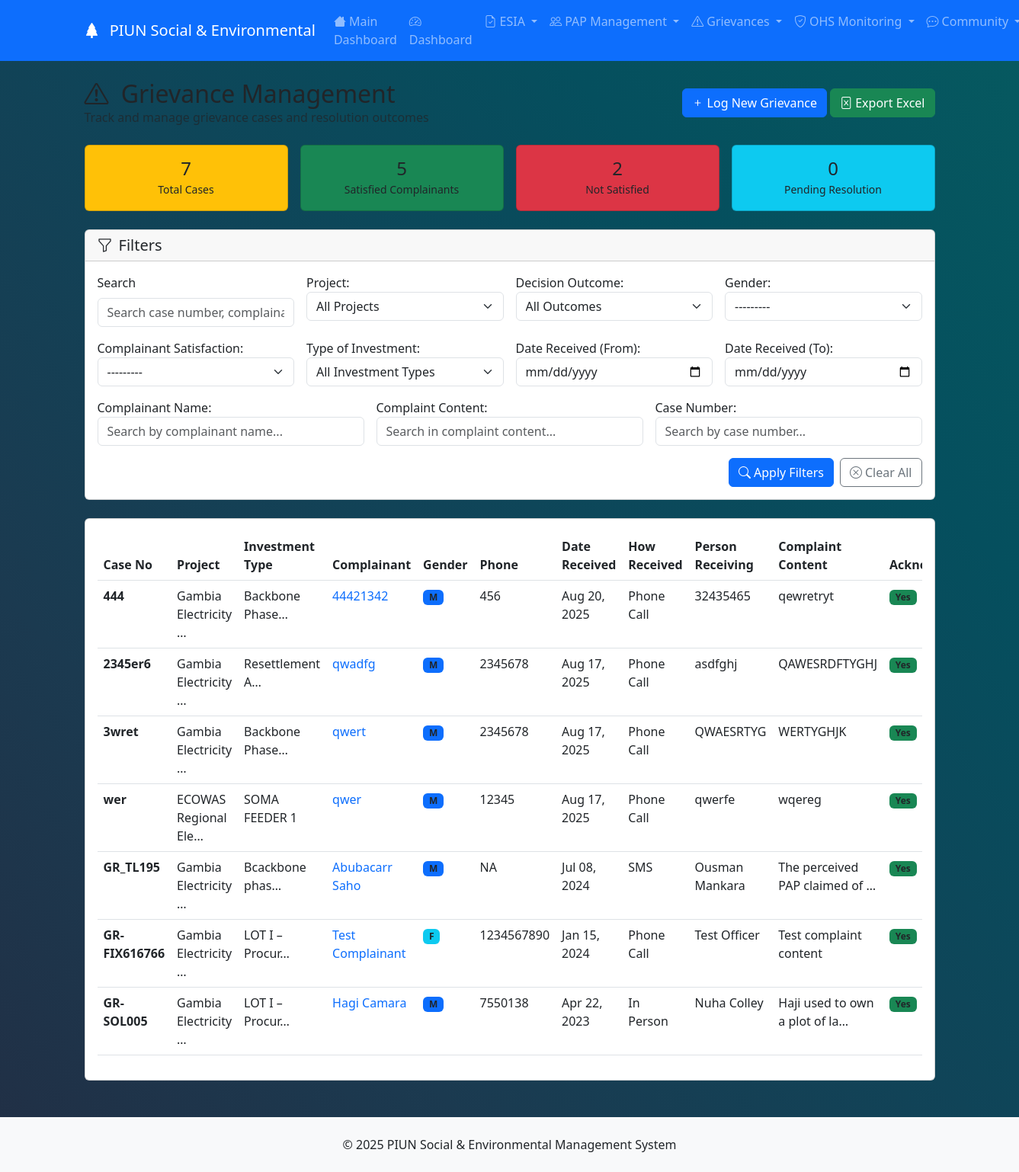
Before: /social_and_env/grievance/ (signed in) with the older database file.
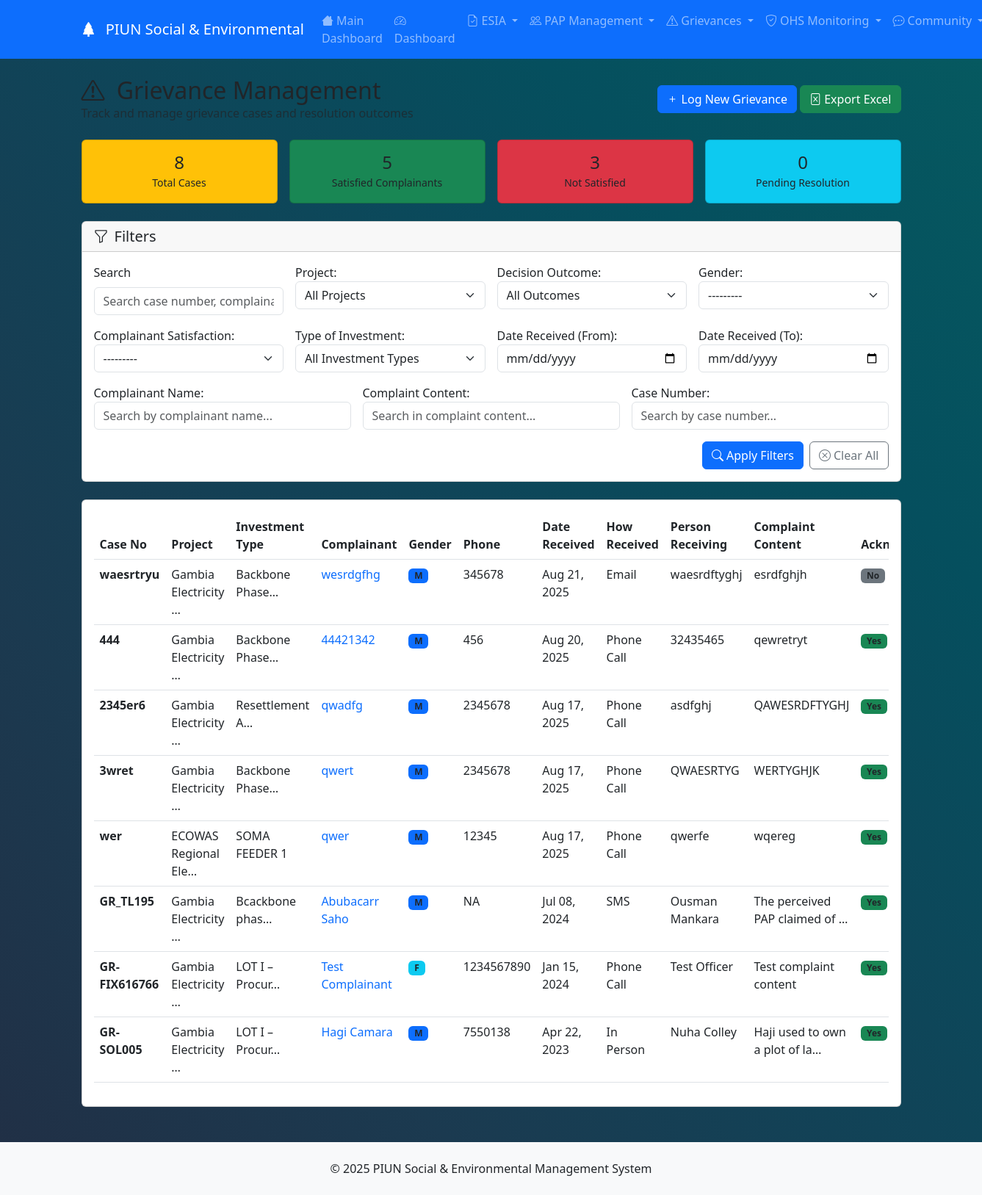
After: the same page with the newer database file.
### social_and_env/models.py (models this page shows, shortened)
class GrievianceMonitoringLog(models.Model):
    YesOrNo = [
        ("Y", "Yes"),
        ("N", "No")
    ]
    Communication_method = [
        ("Call", "Phone Call"),
        ("Email", "Email"),
        ("Letter", "Letter"),
        ("In Person", "In Person"),
        ("SMS", "SMS"),
        ("WhatsApp", "WhatsApp"),
    ]
    project = models.ForeignKey(
        Project,
        on_delete=models.CASCADE,
        db_index=True
    )
    type_of_investment = models.ForeignKey(
        KPI_For_Contract,
        on_delete=models.CASCADE,
        db_index=True
    )
    case_no = models.CharField(primary_key=True, max_length=15)
    sex = models.CharField(
        max_length=1,
        choices=GENDER,
        null=True,
        blank=True,
        db_index=True
    )
    date_claim_recieved = models.DateField(db_index=True)
    name_of_person_receiving_complaint = models.CharField(max_length=150)
    how_complaint_was_received = models.CharField(
        max_length=20,
        choices=Communication_method,
        db_index=True
    )
    name_of_complainant = models.CharField(max_length=150)
    tell_no = models.CharField(max_length=20, help_text="Phone number")
    complaint_content = models.TextField()
    was_recieved_of_complaint_ack = models.CharField(
        max_length=1,
        choices=YesOrNo,
        db_index=True,
        verbose_name="Complaint acknowledgment received"
    )
    expected_decision_date = models.DateField(db_index=True)
    decision_outcome = models.ForeignKey(
        DecisionOutcome,
        on_delete=models.CASCADE,
        db_index=True
    )
    was_decison_communicated_to_complainant = models.CharField(
        max_length=1,
        choices=YesOrNo,
        db_index=True,
        verbose_name="Decision communicated to complainant"
    )
    communication_method = models.CharField(
        max_length=20,
        choices=Communication_method,
        db_index=True
    )
    was_complainant_satisfied_with_decision = models.CharField(
        max_length=1,
        choices=YesOrNo,
        db_index=True,
        verbose_name="Complainant satisfied with decision"
    )
    brief_note_for_NO_answer = models.TextField(
        blank=True,
        verbose_name="Explanation if not satisfied"
    )
    any_follow_up_action = models.TextField(
        verbose_name='Follow-up Actions',
        blank=True
    )
    date_created = models.DateTimeField(auto_now_add=True, db_index=True)
    loginUser = models.ForeignKey(
        settings.AUTH_USER_MODEL,
        on_delete=models.CASCADE,
        db_index=True
    )
    class Meta:
        verbose_name = "Grievance Case"
        verbose_name_plural = "Grievance Cases"
        ordering = ['-date_claim_recieved', '-date_created']
        indexes = [
            models.Index(fields=['project', 'type_of_investment']),
            models.Index(fields=['decision_outcome', 'communication_method']),
            models.Index(fields=['sex', 'how_complaint_was_received']),
            models.Index(fields=['date_claim_recieved', 'expected_decision_date']),
            models.Index(fields=['was_complainant_satisfied_with_decision']),
        ]
    @property
    def days_to_resolution(self):
        from django.utils import timezone
        if self.expected_decision_date:
            delta = self.expected_decision_date - self.date_claim_recieved
            return delta.days
        return None

### PIU_Financial_mgt/models.py (models this page shows, shortened)
class Project(models.Model):
    projectID = models.CharField(max_length = 15, primary_key = True)
    project = models.CharField(max_length = 200, unique=True)
    currency = models.ForeignKey(Currency, on_delete=models.CASCADE, null=True)
    funding = models.DecimalField(max_digits=12, decimal_places = 2)
    donors =models.ManyToManyField(Donor)
    contributors =models.ManyToManyField(Contributors)
    effectiveness_Date = models.DateField(null=True, blank=True)
    closure_Date = models.DateField(null=True, blank=True)
    last_date_of_Disbursement = models.DateField(null=True, blank=True)
    date = models.DateTimeField(auto_now_add=True)
    loginUser = models.ForeignKey(
        settings.AUTH_USER_MODEL,
        on_delete=models.CASCADE
    )
    class Meta:
        verbose_name = ("Project")
        verbose_name_plural= ("Project")
    def __str__(self):
        return str(self.project)

class KPI_For_Contract(models.Model):
    project = models.ForeignKey('Project', on_delete=models.CASCADE, verbose_name='project')
    type_of_investment = models.TextField()
    Kpi_description = models.TextField()
    monitoring_Type_Code = models.CharField(max_length=15, primary_key=True)
    monitoring_type = models.ForeignKey(Type_of_Monitoring, on_delete=models.CASCADE)
    date = models.DateTimeField(auto_now_add=True)
    loginUser = models.ForeignKey(
        settings.AUTH_USER_MODEL,
        on_delete=models.CASCADE,
    )
    class Meta:
        verbose_name = ("KPIs")
        verbose_name_plural= ("KPIs")
        db_table = 'PIU_Financial_mgt_kpi_for_contract'
    def __str__(self):
        return str(self.type_of_investment)

### social_and_env/views.py (the view)
# urls.py: path('grievance/', views.grievance_list, name='grievance_list'),
@login_required
def grievance_list(request):
    from django.core.paginator import Paginator
    try:
        grievance_filter = GrievianceMonitoringLogFilter(
            request.GET,
            queryset=GrievianceMonitoringLog.objects.select_related(
                'project', 'type_of_investment', 'decision_outcome',
                'loginUser').order_by('-date_claim_recieved'))
        grievances = grievance_filter.qs
        search_query = request.GET.get('search', '')
        if search_query:
            grievances = grievances.filter(
                Q(case_no__icontains=search_query)
                | Q(name_of_complainant__icontains=search_query)
                | Q(complaint_content__icontains=search_query)
                | Q(project__project__icontains=search_query))
        page_size = request.GET.get('page_size', 15)
        try:
            page_size = int(page_size)
            if page_size not in [10, 15, 25, 50, 100]:
                page_size = 15
        except (ValueError, TypeError):
            page_size = 15
        paginator = Paginator(grievances, page_size)
        page_number = request.GET.get('page')
        page_obj = paginator.get_page(page_number)
        total_cases = grievances.count()
        satisfied = grievances.filter(
            was_complainant_satisfied_with_decision='Y').count()
        not_satisfied = grievances.filter(
            was_complainant_satisfied_with_decision='N').count()
        pending = grievances.filter(
            was_complainant_satisfied_with_decision__isnull=True).count()
        stats = {
            'total_cases': total_cases,
            'satisfied': satisfied,
            'not_satisfied': not_satisfied,
            'pending': pending,
            'male_complainants': grievances.filter(sex='M').count(),
            'female_complainants': grievances.filter(sex='F').count(),
        }
        context = {
            'page_obj': page_obj,
            'filter': grievance_filter,
            'stats': stats,
            'search_query': search_query,
            'is_filtered': bool(request.GET),
            'title': 'Grievance Management'
        }
        return render(request, 'social_and_env/grievance/grievance_list.html',
                      context)
    except Exception as e:
        messages.error(request, f'Error loading grievances: {str(e)}')
        return render(
            request, 'social_and_env/grievance/grievance_list.html', {
                'page_obj': None,
                'filter': None,
                'stats': {},
                'search_query': '',
                'is_filtered': False,
                'title': 'Grievance Management'
            })

### setup/models.py (called while the page is built)
    def __str__(self):
        return self.outcome

### templates/social_and_env/grievance/grievance_list.html (shortened to what the changed rows need)
{% extends 'social_and_env/base.html' %}
{% load widget_tweaks %}
{% load static %}
{% block social_env_content %}
<div class="d-flex justify-content-between align-items-center mb-4">
    <div>
        <h1 class="h2 mb-0">
            <i class="bi bi-exclamation-triangle me-2"></i>
            Grievance Management
        </h1>
    </div>
</div>
{% if stats %}
<div class="row g-3 mb-4">
    <div class="col-md-3">
        <div class="card bg-warning text-dark">
            <div class="card-body text-center">
                <h4 class="mb-0">{{ stats.total_cases }}</h4>
                <small>Total Cases</small>
            </div>
        </div>
    </div>
    <div class="col-md-3">
        <div class="card bg-success text-white">
            <div class="card-body text-center">
                <h4 class="mb-0">{{ stats.satisfied }}</h4>
                <small>Satisfied Complainants</small>
            </div>
        </div>
    </div>
    <div class="col-md-3">
        <div class="card bg-danger text-white">
            <div class="card-body text-center">
                <h4 class="mb-0">{{ stats.not_satisfied }}</h4>
                <small>Not Satisfied</small>
            </div>
        </div>
    </div>
    <div class="col-md-3">
        <div class="card bg-info text-white">
            <div class="card-body text-center">
                <h4 class="mb-0">{{ stats.pending }}</h4>
                <small>Pending Resolution</small>
            </div>
        </div>
    </div>
</div>
{% endif %}
<div class="card">
    <div class="card-body">
        {% if page_obj %}
            <div class="table-responsive issues-actions-table">
                <table class="table table-hover grievance-table">
                    <thead class="table-primary-header">
                        <tr>
                            <th>Case No</th>
                            <th>Project</th>
                            <th>Investment Type</th>
                            <th>Complainant</th>
                            <th>Gender</th>
                            <th>Phone</th>
                            <th>Date Received</th>
                            <th>How Received</th>
                            <th>Person Receiving</th>
                            <th>Complaint Content</th>
                            <th>Acknowledgment</th>
                        </tr>
                    </thead>
                    <tbody>
                        {% for grievance in page_obj %}
                        <tr>
                            <td><strong>{{ grievance.case_no }}</strong></td>
                            <td>{{ grievance.project.project|truncatechars:20 }}</td>
                            <td>
                                {% if grievance.type_of_investment %}
                                    {{ grievance.type_of_investment.type_of_investment|truncatechars:15 }}
                                {% else %}
                                    <span class="text-muted">-</span>
                                {% endif %}
                            </td>
                            <td>
                                <a href="{% url 'grievance_detail' grievance.pk %}" class="text-decoration-none">
                                    {{ grievance.name_of_complainant|truncatechars:25 }}
                                </a>
                            </td>
                            <td>
                                {% if grievance.sex %}
                                    <span class="badge bg-{% if grievance.sex == 'M' %}primary{% else %}info{% endif %} badge-sm">
                                        {% if grievance.sex == 'M' %}M{% else %}F{% endif %}
                                    </span>
                                {% else %}
                                    <span class="text-muted">-</span>
                                {% endif %}
                            </td>
                            <td>{{ grievance.tell_no|default:"-" }}</td>
                            <td>{{ grievance.date_claim_recieved|date:"M d, Y" }}</td>
                            <td>{{ grievance.get_how_complaint_was_received_display|truncatechars:10 }}</td>
                            <td>{{ grievance.name_of_person_receiving_complaint|truncatechars:15 }}</td>
                            <td>
                                <span title="{{ grievance.complaint_content }}">
                                    {{ grievance.complaint_content|truncatechars:30 }}
                                </span>
                            </td>
                            <td>
                                <span class="badge bg-{% if grievance.was_recieved_of_complaint_ack == 'Y' %}success{% else %}secondary{% endif %} badge-sm">
                                    {% if grievance.was_recieved_of_complaint_ack == 'Y' %}Yes{% else %}No{% endif %}
                                </span>
                            </td>
                        </tr>
                        {% endfor %}
                    </tbody>
                </table>
            </div>
        {% endif %}
    </div>
</div>
{% endblock %}

Changed rows visible on the page:
added GrievianceMonitoringLog: case_no "waesrtryu", project.project "Gambia Electricity …", type_of_investment.type_of_investment "Backbone Phase…", name_of_complainant "wesrdgfhg", sex "M", tell_no "345678", date_claim_recieved "Aug 21, 2025", how_complaint_was_received "Email", name_of_person_receiving_complaint "waesrdftyghj", complaint_content "esrdfghjh", was_recieved_of_complaint_ack "No"
Other visible differences:
{{ stats.total_cases }}: "7" → "8"
{{ stats.not_satisfied }}: "2" → "3"
